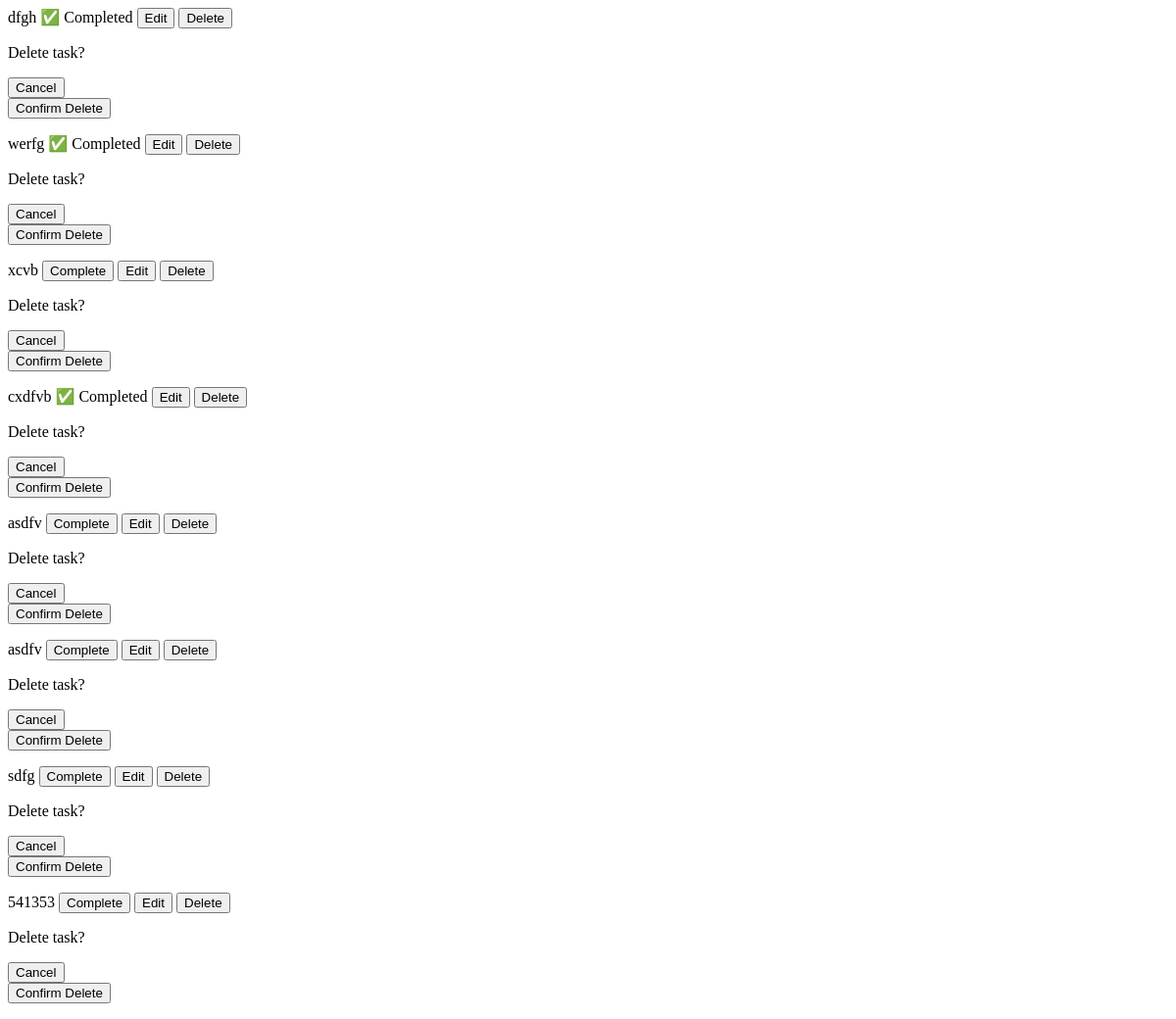
/todos/partial/ (signed in), run on an earlier commit of the app's database.
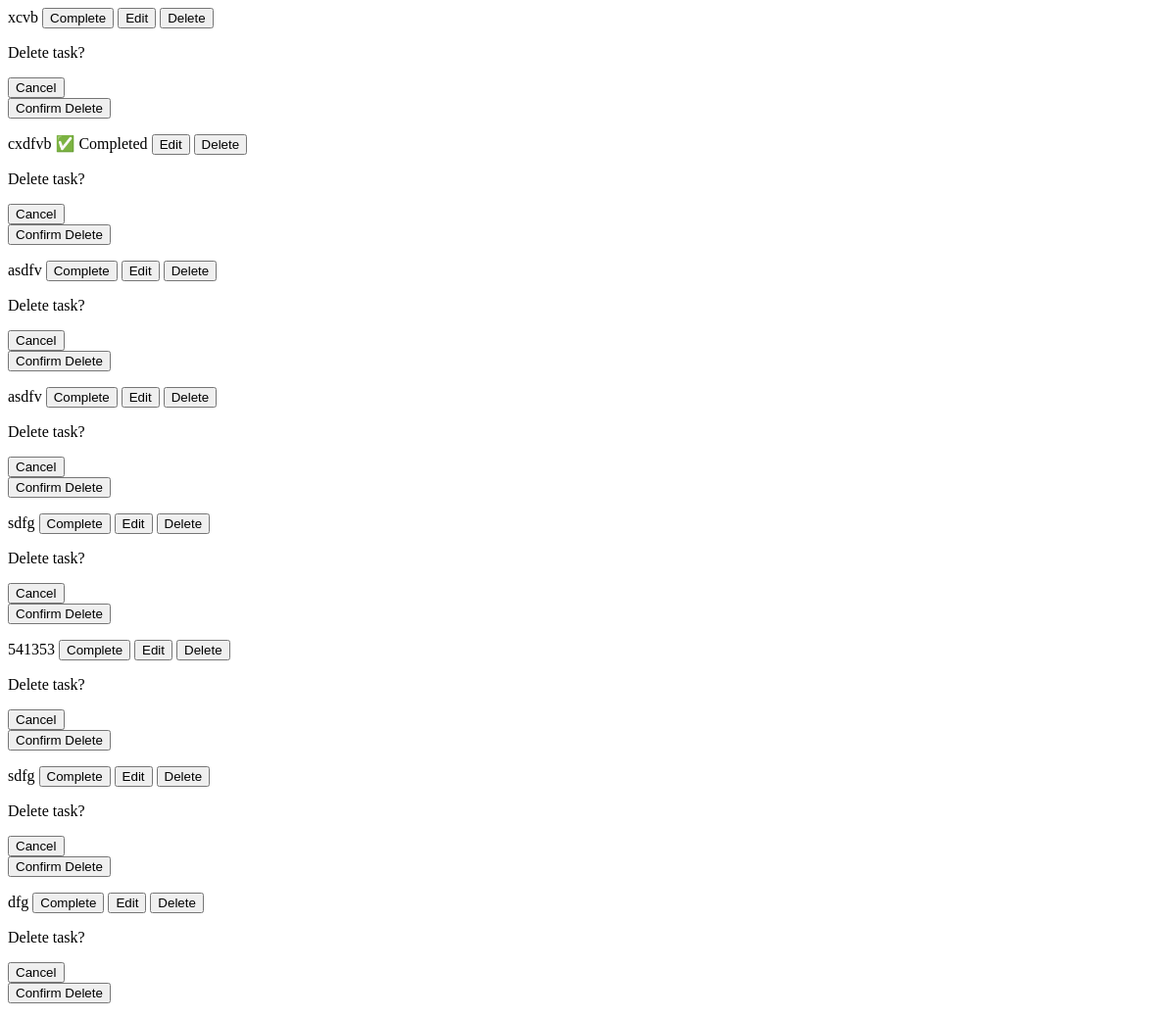
And on a later commit of the database.
### api/models.py (models this page shows)
class Todo(models.Model):
    title = models.CharField(
        max_length=200
    )
    completed = models.BooleanField(
        default=False
    )
    assigned_to = models.ForeignKey(
        User,
        on_delete=models.CASCADE,
        related_name="assigned_todos",
        null=True,
        blank=True
    )
    created_by = models.ForeignKey(
        User,
        on_delete=models.CASCADE,
        related_name="created_todos",
        null=True,
        blank=True
    )

### api/views.py (the view)
@login_required
def todo_list_partial(request):
    if request.user.groups.filter(
        name="Manager"
    ).exists():
        todos = request.user.created_todos.all()
    else:
        todos = request.user.assigned_todos.all()
    return render(
        request,
        "todo_list_partial.html",
        {
            "todos": todos
        }
    )

### api/templates/todo_list_partial.html
{% for todo in todos %}
    {% include "todo_row.html" %}
{% empty %}
    <p>No todos yet.</p>
{% endfor %}

### api/templates/todo_row.html (shortened to what this page needs)
<div id="todo-{{ todo.id }}">
    {{ todo.title }}
    {% if todo.completed %}
        <span>✅ Completed</span>
    {% else %}
       <form
        style="display:inline;"
        hx-post="{% url 'complete-todo' todo.id %}"
        hx-target="#todo-{{ todo.id }}"
        hx-swap="outerHTML"
        >
        <button type="submit">
            Complete
        </button>
    </form>
    {% endif %}
    <button
    hx-get="{% url 'edit-todo' todo.id %}"
    hx-target="#todo-{{ todo.id }}"
    hx-swap="outerHTML"
>
    Edit
</button>
<div x-data="{ open: false }" style="display:inline;">
    <button @click="open = true">
        Delete
    </button>
    <div
        x-show="open"
        @click.outside="open = false"
    >
        <p>Delete task?</p>
        <button @click="open = false">
            Cancel
        </button>
        <form
            hx-post="{% url 'delete-todo' todo.id %}"
            hx-target="#todo-{{ todo.id }}"
            hx-swap="outerHTML"
        >
            <button type="submit">
                Confirm Delete
            </button>
        </form>
    </div>
</div>
</div>

What changed in the data, as far as the page shows it:
removed Todo: title "dfgh", completed "✅ Completed"
removed Todo: title "werfg", completed "✅ Completed"
added Todo: title "sdfg"
added Todo: title "dfg"
